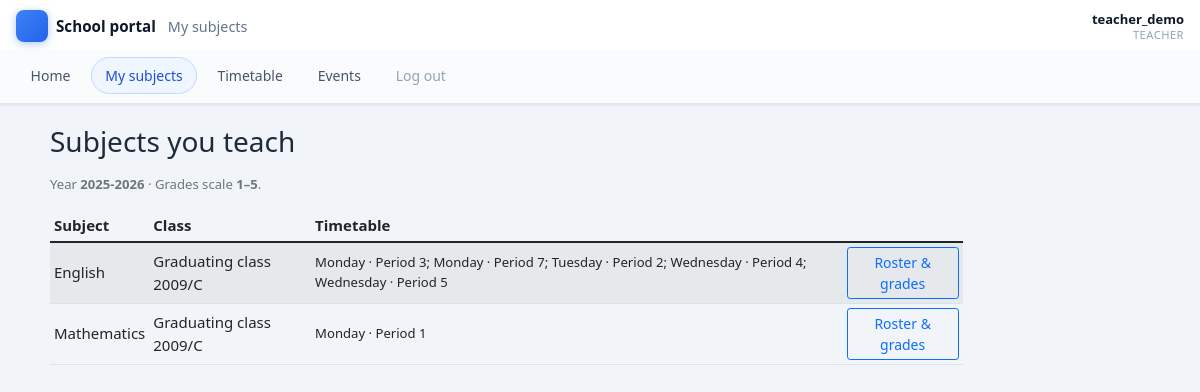
/teacher_assignments.php (signed in), run on the app's committed database.
### tables this page shows
CREATE TABLE IF NOT EXISTS `academic_years` (
  `id` int UNSIGNED NOT NULL AUTO_INCREMENT,
  `label` varchar(32) NOT NULL COMMENT 'e.g. 2025-2026',
  `date_start` date NOT NULL,
  `date_end` date NOT NULL,
  `is_current` tinyint(1) NOT NULL DEFAULT '0',
  `created_at` timestamp NOT NULL DEFAULT CURRENT_TIMESTAMP,
  PRIMARY KEY (`id`),
  UNIQUE KEY `uq_academic_years_label` (`label`)
);

CREATE TABLE IF NOT EXISTS `class_subject_assignments` (
  `id` int UNSIGNED NOT NULL AUTO_INCREMENT,
  `academic_year_id` int UNSIGNED NOT NULL,
  `class_id` int UNSIGNED NOT NULL,
  `subject_id` int UNSIGNED NOT NULL,
  `teacher_user_id` int NOT NULL COMMENT 'Must match users.id type (signed INT)',
  `timetable_day` tinyint UNSIGNED NOT NULL DEFAULT '0' COMMENT '0 unset; 1=Mon .. 7=Sun',
  `timetable_slot` tinyint UNSIGNED NOT NULL DEFAULT '0' COMMENT '0 unset; 1ÔÇô12 period',
  `created_at` timestamp NOT NULL DEFAULT CURRENT_TIMESTAMP,
  PRIMARY KEY (`id`),
  UNIQUE KEY `uq_assignment` (`academic_year_id`,`class_id`,`subject_id`),
  KEY `idx_assignment_teacher_year` (`teacher_user_id`,`academic_year_id`),
  KEY `idx_assignment_class_year` (`class_id`,`academic_year_id`),
  KEY `fk_csa_subject` (`subject_id`)
);

CREATE TABLE IF NOT EXISTS `subjects` (
  `id` int UNSIGNED NOT NULL AUTO_INCREMENT,
  `title` varchar(160) NOT NULL,
  `description` text,
  `required_books` text,
  `lessons_outline` text COMMENT 'Topics / lesson structure',
  `created_at` timestamp NOT NULL DEFAULT CURRENT_TIMESTAMP,
  PRIMARY KEY (`id`),
  UNIQUE KEY `uq_subjects_title` (`title`)
);

CREATE TABLE IF NOT EXISTS `classes` (
  `id` int UNSIGNED NOT NULL AUTO_INCREMENT,
  `start_date` date NOT NULL COMMENT 'Class cohort start',
  `class_code` varchar(32) NOT NULL COMMENT 'e.g. 2009/C',
  `display_name` varchar(128) DEFAULT NULL,
  `created_at` timestamp NOT NULL DEFAULT CURRENT_TIMESTAMP,
  PRIMARY KEY (`id`),
  UNIQUE KEY `uq_class_identity` (`start_date`,`class_code`)
);

### includes/authz.php (called while the page is built, shortened)
<?php
function current_user_id(): ?int
{
    return (int) $_SESSION['user_id'];
}

### includes/teacher_data.php (called while the page is built, shortened)
<?php
function teacher_assigned_year_ids(mysqli $db, int $teacherId): array
{
    $stmt = $db->prepare(
        'SELECT DISTINCT csa.academic_year_id
         FROM class_subject_assignments csa
         WHERE csa.teacher_user_id = ?
         ORDER BY csa.academic_year_id DESC'
    );
    $stmt->bind_param('i', $teacherId);
    $stmt->execute();
    $res = $stmt->get_result();
    $ids = [];
    while ($row = $res->fetch_assoc()) {
        $ids[] = (int) $row['academic_year_id'];
    }
    return $ids;
}
function teacher_resolve_year(mysqli $db, int $teacherId, int $requestedYearId): ?array
{
    $ids = teacher_assigned_year_ids($db, $teacherId);
    $yearId = 0;
    if ($requestedYearId > 0 && in_array($requestedYearId, $ids, true)) {
        $yearId = $requestedYearId;
    } else {
        $stmt = $db->prepare(
            'SELECT ay.id FROM academic_years ay
             INNER JOIN class_subject_assignments csa ON csa.academic_year_id = ay.id
             WHERE csa.teacher_user_id = ? AND ay.is_current = 1
             LIMIT 1'
        );
        if ($stmt && $stmt->bind_param('i', $teacherId) && $stmt->execute()) {
            $row = $stmt->get_result()->fetch_assoc();
            if ($row) {
                $yearId = (int) $row['id'];
            }
        } elseif ($stmt) {
            $stmt->close();
        }
    }
    $stmt = $db->prepare('SELECT * FROM academic_years WHERE id = ? LIMIT 1');
    $stmt->bind_param('i', $yearId);
    $stmt->execute();
    $row = $stmt->get_result()->fetch_assoc();
    return $row ?: null;
}
function teacher_assignments_for_year(mysqli $db, int $teacherId, int $yearId): array
{
    $stmt = $db->prepare(
        'SELECT csa.id AS assignment_id, csa.class_id, csa.academic_year_id, csa.subject_id,
                s.title AS subject_title,
                c.class_code, c.start_date, c.display_name
         FROM class_subject_assignments csa
         INNER JOIN subjects s ON s.id = csa.subject_id
         INNER JOIN classes c ON c.id = csa.class_id
         WHERE csa.teacher_user_id = ? AND csa.academic_year_id = ?
         ORDER BY s.title ASC, c.class_code ASC'
    );
    $stmt->bind_param('ii', $teacherId, $yearId);
    $stmt->execute();
    $res = $stmt->get_result();
    $out = [];
    while ($row = $res->fetch_assoc()) {
        $out[] = $row;
    }
    return $out;
}
function teacher_assignment_url(int $assignmentId, int $yearId, string $extraQuery = '', int $rosterPage = 0): string
{
    $u = 'teacher_assignment.php?assignment_id=' . $assignmentId;
    if ($yearId > 0) {
        $u .= '&year_id=' . $yearId;
    }
    return $u;
}

### includes/timetable_slots.php (called while the page is built, shortened)
<?php
function timetable_slots_batch(mysqli $db, array $assignmentIds): array
{
    $assignmentIds = array_values(array_filter(array_map('intval', $assignmentIds), static fn (int $x): bool => $x > 0));
    $placeholders = implode(',', array_fill(0, count($assignmentIds), '?'));
    $types = str_repeat('i', count($assignmentIds));
    $stmt = $db->prepare(
        "SELECT id, class_subject_assignment_id, timetable_day, timetable_slot
         FROM assignment_timetable_slots
         WHERE class_subject_assignment_id IN ($placeholders)
         ORDER BY class_subject_assignment_id ASC, timetable_day ASC, timetable_slot ASC"
    );
    $stmt->bind_param($types, ...$assignmentIds);
    $stmt->execute();
    $res = $stmt->get_result();
    $by = [];
    while ($row = $res->fetch_assoc()) {
        $aid = (int) $row['class_subject_assignment_id'];
        if (!isset($by[$aid])) {
            $by[$aid] = [];
        }
        $by[$aid][] = [
            'id' => (int) $row['id'],
            'timetable_day' => (int) $row['timetable_day'],
            'timetable_slot' => (int) $row['timetable_slot'],
        ];
    }
    return $by;
}

### teacher_assignments.php (the view, shortened to what this page needs)
<?php
require_once __DIR__ . '/includes/authz.php';
require_once __DIR__ . '/dbConnect.php';
require_once __DIR__ . '/includes/teacher_data.php';
require_once __DIR__ . '/includes/timetable_slots.php';
$tid = (int) current_user_id();
$reqYear = isset($_GET['year_id']) ? (int) $_GET['year_id'] : 0;
$yearRow = teacher_resolve_year($mysqli, $tid, $reqYear);
$yearId = $yearRow ? (int) $yearRow['id'] : 0;
$assignments = $yearRow ? teacher_assignments_for_year($mysqli, $tid, $yearId) : [];
$taIds = array_map(static fn (array $a): int => (int) $a['assignment_id'], $assignments);
$slotsByAssignment = timetable_slots_batch($mysqli, $taIds);
?>
<div class="row">
  <div class="col-lg-10">
    <h1 class="h3 mb-3">Subjects you teach</h1>
    <?php if ($yearRow === null): ?>
      <div class="alert alert-warning">No assignments found.</div>
    <?php else: ?>
      <p class="text-muted small mb-3">Year <strong><?php echo htmlspecialchars((string) $yearRow['label'], ENT_QUOTES, 'UTF-8'); ?></strong> · Grades scale <strong>1–5</strong>.</p>
      <div class="table-responsive">
        <table class="table table-sm table-striped align-middle">
          <thead>
            <tr><th>Subject</th><th>Class</th><th>Timetable</th><th></th></tr>
          </thead>
          <tbody>
            <?php foreach ($assignments as $a): ?>
              <?php $aid = (int) $a['assignment_id']; ?>
              <tr>
                <td><?php echo htmlspecialchars((string) $a['subject_title'], ENT_QUOTES, 'UTF-8'); ?></td>
                <td><?php echo htmlspecialchars((string) ($a['display_name'] ?: $a['class_code']), ENT_QUOTES, 'UTF-8'); ?></td>
                <td class="small"><?php echo htmlspecialchars(timetable_slots_summary_string($slotsByAssignment[$aid] ?? []), ENT_QUOTES, 'UTF-8'); ?></td>
                <td>
                  <a class="btn btn-sm btn-outline-primary" href="<?php echo htmlspecialchars(teacher_assignment_url((int) $a['assignment_id'], $yearId), ENT_QUOTES, 'UTF-8'); ?>">Roster &amp; grades</a>
                </td>
              </tr>
            <?php endforeach; ?>
          </tbody>
        </table>
      </div>
    <?php endif; ?>
  </div>
</div>
<?php
require __DIR__ . '/includes/dashboard_shell.php';

### assets/css/style.css (style rules this page uses)
* { margin: 0; padding: 0; box-sizing: border-box; }
.portal-body { margin: 0; min-height: 100vh; font-family: system-ui, -apple-system, "Segoe UI", Roboto, "Helvetica Neue", Arial, sans-serif; font-size: 0.9375rem; color: #1e293b; background: #f1f5f9; -webkit-font-smoothing: antialiased; }
.portal-body .table { --bs-table-hover-bg: #f8fafc; }
.portal-body .table-responsive { -webkit-overflow-scrolling: touch; border-radius: 0.5rem; }
.portal-body .btn-outline-primary { --bs-btn-color: #2563eb; --bs-btn-border-color: #cbd5e1; --bs-btn-hover-bg: #eff6ff; --bs-btn-hover-border-color: #93c5fd; --bs-btn-hover-color: #1d4ed8; }

### data on the page
academic_years: label "2025-2026"
class_subject_assignments: subject.title "English", class.display_name "Graduating class 2009/C", id "Monday · Period 3; Monday · Period 7; Tuesday · Period 2; Wednesday · Period 4; Wednesday · Period 5"
class_subject_assignments: subject.title "Mathematics", class.display_name "Graduating class 2009/C", id "Monday · Period 1"

### other printed values
$pageTitle "My subjects"
$displayName "teacher_demo"
$roleLabel "TEACHER"
$label "Home"
$label "My subjects"
$label "Timetable"
$label "Events"
$label "Log out"
